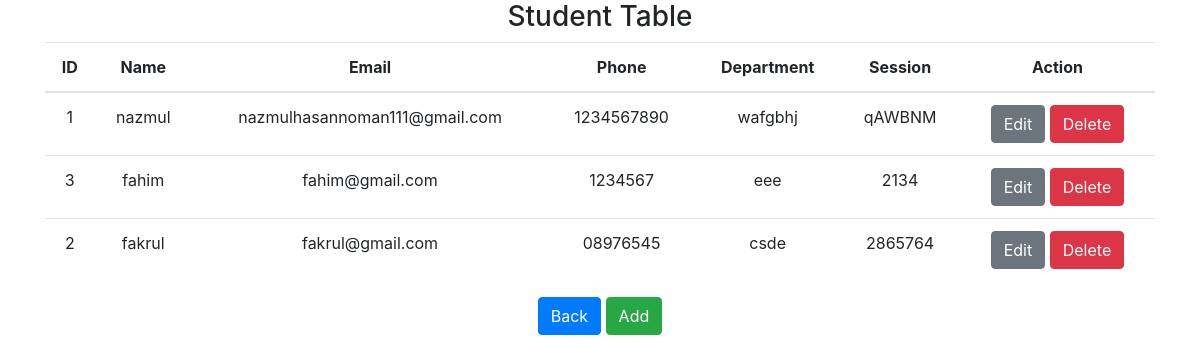
The page /student/ on the database its author committed.
### Student/models.py (models this page shows)
class StudentInfo(models.Model):
    id = models.CharField(max_length=20, primary_key=True)
    name = models.CharField(max_length=50)
    email = models.EmailField()
    phone = models.CharField(max_length=15)
    department = models.CharField(max_length=20)
    session = models.CharField(max_length=50)

### Student/views.py (the view)
# urls.py: path('', views.Student_Info_view, name='student_information'),
def Student_Info_view(request):
    student_info = StudentInfo.objects.all()
    context = {'stdInfo': student_info}
    return render(request, 'student/information.html', context)

### templates/student/information.html (shortened to what this page needs)
{% extends 'base.html' %}
{% block body %}
    <div class="container text-lg-center">
        <h3>Student Table</h3>
        <table class="table">
        <tr>
            <th>ID</th>
            <th>Name</th>
            <th>Email</th>
            <th>Phone</th>
            <th>Department</th>
            <th>Session</th>
            <th>Action</th>
        </tr>
    <tbody>
        {% for foo in stdInfo %}
            <tr>
                <td>{{ foo.id }}</td>
                <td>{{ foo.name }}</td>
                <td>{{ foo.email }}</td>
                <td>{{ foo.phone }}</td>
                <td>{{ foo.department }}</td>
                <td>{{ foo.session }}</td>
                <td>
                    <a class="btn btn-secondary" href="{% url 'edit_student' foo.id%}" role="button">Edit</a>
                    <a class="btn btn-danger" href="{% url 'delete_student' foo.id%}" role="button">Delete</a>
                </td>
            </tr>
        {% endfor %}
    </tbody>
    </table>
    <a class="btn btn-primary" href="{% url 'home' %}" role="button">Back</a>
    <a class="btn btn-success" href="{% url 'add_student' %}" role="button">Add</a>
    </div>
{% endblock %}

### templates/base.html (shortened to what this page needs)
<!DOCTYPE html>
{% load static %}
<html lang="en">
<head>
    {% block head %}
        <link href="{% static 'css/bootstrap.min.css' %}" rel="stylesheet">
        <link href="{% static 'css/bootstrap.css' %}" rel="stylesheet">
    {% endblock %}
</head>
<body>
    {% block body %}
    {% endblock %}
</body>
</html>

### rows shown on the page
StudentInfo: id "1", name "nazmul", email "nazmulhasannoman111@gmail.com", phone "1234567890", department "wafgbhj", session "qAWBNM"
StudentInfo: id "3", name "fahim", email "fahim@gmail.com", phone "1234567", department "eee", session "2134"
StudentInfo: id "2", name "fakrul", email "fakrul@gmail.com", phone "08976545", department "csde", session "2865764"
